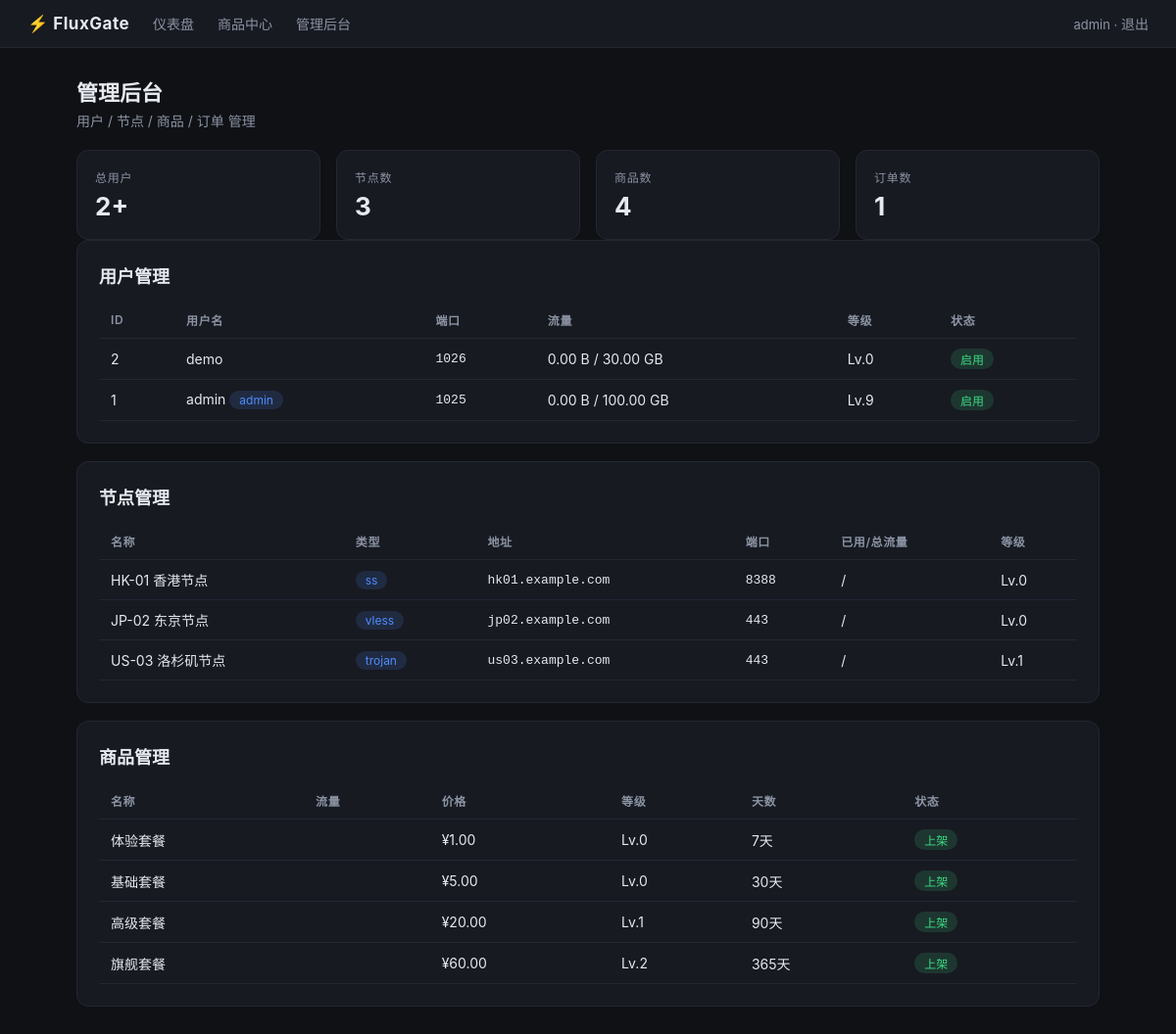
The page /admin (signed in) on the database its author committed.
### fluxgate/models.py (models this page shows, shortened)
class User(db.Model):
    __tablename__ = "users"
    MIN_PORT = 1025
    PORT_BLACK_SET = {6443, 8472}
    id = db.Column(db.Integer, primary_key=True)
    username = db.Column(db.String(64), unique=True, nullable=False)
    password_hash = db.Column(db.String(256), nullable=False)
    email = db.Column(db.String(128), default="")
    balance = db.Column(db.Float, default=0.0)
    level = db.Column(db.Integer, default=0)
    level_expire_time = db.Column(db.DateTime, default=datetime.utcnow)
    invitecode_num = db.Column(db.Integer, default=5)
    inviter_id = db.Column(db.Integer, default=0)
    ss_port = db.Column(db.Integer, unique=True, default=MIN_PORT)
    ss_password = db.Column(db.String(32), default=_short_rand, unique=True)
    vmess_uuid = db.Column(db.String(64), default="")
    upload_traffic = db.Column(db.BigInteger, default=0)
    download_traffic = db.Column(db.BigInteger, default=0)
    total_traffic = db.Column(db.BigInteger, default=GB * 10)
    last_use_time = db.Column(db.DateTime, nullable=True)
    enable = db.Column(db.Boolean, default=True)
    is_admin = db.Column(db.Boolean, default=False)
    created_at = db.Column(db.DateTime, default=datetime.utcnow)
    @property
    def used_traffic(self):
        return (self.upload_traffic or 0) + (self.download_traffic or 0)
    @property
    def human_total_traffic(self):
        return traffic_format(self.total_traffic)
    @property
    def human_used_traffic(self):
        return traffic_format(self.used_traffic)

class Goods(db.Model):
    __tablename__ = "goods"
    STATUS_ON = 1
    STATUS_OFF = -1
    id = db.Column(db.Integer, primary_key=True)
    name = db.Column(db.String(128), default="待编辑")
    content = db.Column(db.String(256), default="待编辑")
    transfer = db.Column(db.BigInteger, default=GB)  # added traffic (bytes)
    money = db.Column(db.Float, default=0.0)
    level = db.Column(db.Integer, default=0)
    days = db.Column(db.Integer, default=1)
    status = db.Column(db.Integer, default=STATUS_ON)
    order = db.Column(db.Integer, default=1)
    user_purchase_count = db.Column(db.Integer, default=0)

### fluxgate/proxy.py (models this page shows, shortened)
class ProxyNode(db.Model):
    __tablename__ = "proxy_nodes"
    NODE_TYPE_SS = "ss"
    NODE_TYPE_VLESS = "vless"
    NODE_TYPE_TROJAN = "trojan"
    id = db.Column(db.Integer, primary_key=True)
    name = db.Column(db.String(64), default="")
    server = db.Column(db.String(256), default="")  # comma-separated addresses
    enable = db.Column(db.Boolean, default=True)
    node_type = db.Column(db.String(32), default=NODE_TYPE_SS)
    info = db.Column(db.String(1024), default="")
    level = db.Column(db.Integer, default=0)
    country = db.Column(db.String(5), default="CN")
    used_traffic = db.Column(db.BigInteger, default=0)
    total_traffic = db.Column(db.BigInteger, default=GB)
    enlarge_scale = db.Column(db.Float, default=1.0)
    sequence = db.Column(db.Integer, default=0)
    ss_method = db.Column(db.String(32), default="aes-256-gcm")
    ss_port = db.Column(db.Integer, default=8388)
    uuid = db.Column(db.String(64), default="")
    trojan_password = db.Column(db.String(64), default="")

### fluxgate/web.py (the view)
@bp.route("/admin")
def admin():
    user = _current_user()
    if not user or not user.is_admin:
        return redirect(url_for("web.login"))
    users = User.query.order_by(User.id.desc()).limit(50).all()
    nodes = ProxyNode.query.order_by(ProxyNode.sequence).all()
    goods = Goods.query.order_by(Goods.order).all()
    orders = UserOrder.query.order_by(UserOrder.id.desc()).limit(20).all()
    return render_template("admin.html", user=user, users=users, nodes=nodes, goods=goods, orders=orders)

### fluxgate/models.py (called while the page is built)
def traffic_format(n):
    n = float(n)
    for unit in ("B", "KB", "MB", "GB", "TB"):
        if n < 1024:
            return f"{n:.2f} {unit}"
        n /= 1024
    return f"{n:.2f} PB"

### fluxgate/web.py (called while the page is built)
def _current_user():
    uid = session.get("user_id")
    if uid:
        return User.query.get(uid)
    return None

### fluxgate/templates/admin.html
{% extends 'base.html' %}
{% block content %}
<h1>管理后台</h1>
<p class="sub">用户 / 节点 / 商品 / 订单 管理</p>
<div class="grid">
  <div class="stat"><div class="label">总用户</div><div class="value">{{ users|length }}+</div></div>
  <div class="stat"><div class="label">节点数</div><div class="value">{{ nodes|length }}</div></div>
  <div class="stat"><div class="label">商品数</div><div class="value">{{ goods|length }}</div></div>
  <div class="stat"><div class="label">订单数</div><div class="value">{{ orders|length }}</div></div>
</div>
<div class="card">
  <h2>用户管理</h2>
  <table>
    <tr><th>ID</th><th>用户名</th><th>端口</th><th>流量</th><th>等级</th><th>状态</th></tr>
    {% for u in users %}
    <tr>
      <td>{{ u.id }}</td>
      <td>{{ u.username }}{% if u.is_admin %} <span class="badge">admin</span>{% endif %}</td>
      <td class="mono">{{ u.ss_port }}</td>
      <td>{{ u.human_used_traffic }} / {{ u.human_total_traffic }}</td>
      <td>Lv.{{ u.level }}</td>
      <td>{% if u.enable %}<span class="badge green">启用</span>{% else %}<span class="badge red">禁用</span>{% endif %}</td>
    </tr>
    {% endfor %}
  </table>
</div>
<div class="card">
  <h2>节点管理</h2>
  <table>
    <tr><th>名称</th><th>类型</th><th>地址</th><th>端口</th><th>已用/总流量</th><th>等级</th></tr>
    {% for n in nodes %}
    <tr>
      <td>{{ n.name }}</td>
      <td><span class="badge">{{ n.node_type }}</span></td>
      <td class="mono">{{ n.server }}</td>
      <td class="mono">{{ n.ss_port }}</td>
      <td>{{ n.human_used }} / {{ n.human_total }}</td>
      <td>Lv.{{ n.level }}</td>
    </tr>
    {% endfor %}
  </table>
</div>
<div class="card">
  <h2>商品管理</h2>
  <table>
    <tr><th>名称</th><th>流量</th><th>价格</th><th>等级</th><th>天数</th><th>状态</th></tr>
    {% for g in goods %}
    <tr>
      <td>{{ g.name }}</td>
      <td>{{ g.human_transfer }}</td>
      <td>¥{{ '%.2f'|format(g.money) }}</td>
      <td>Lv.{{ g.level }}</td>
      <td>{{ g.days }}天</td>
      <td>{% if g.status == 1 %}<span class="badge green">上架</span>{% else %}<span class="badge red">下架</span>{% endif %}</td>
    </tr>
    {% endfor %}
  </table>
</div>
{% endblock %}

### fluxgate/templates/base.html (shortened to what this page needs)
<!DOCTYPE html>
<html lang="zh">
<head>
</head>
<body>
<nav class="nav">
  <div class="brand">⚡ {{ config.TITLE }}</div>
  {% if session.get('user_id') %}
  <a href="{{ url_for('web.dashboard') }}">仪表盘</a>
  <a href="{{ url_for('web.shop') }}">商品中心</a>
  {% if user and user.is_admin %}<a href="{{ url_for('web.admin') }}">管理后台</a>{% endif %}
  <div class="user-chip">{{ user.username if user else '' }} · <a href="{{ url_for('web.logout') }}">退出</a></div>
  {% endif %}
</nav>
<div class="container">
  {% block content %}{% endblock %}
</div>
</body>
</html>

### fluxgate/templates/base.html (style rules this page uses)
:root { --bg:#0f1115; --card:#171a21; --border:#232733; --text:#e6e9ef; --muted:#8b93a3; --accent:#4f8cff; --green:#3ddc84; --red:#ff5c5c; }
* { margin:0; padding:0; box-sizing:border-box; }
body { background:var(--bg); color:var(--text); font-family:-apple-system,'Segoe UI',Roboto,sans-serif; min-height:100vh; }
a { color:var(--accent); text-decoration:none; }
.nav { display:flex; align-items:center; gap:24px; padding:14px 28px; background:var(--card); border-bottom:1px solid var(--border); }
.nav .brand { font-weight:700; font-size:17px; letter-spacing:.5px; }
.nav a { color:var(--muted); font-size:14px; }
.nav .user-chip { font-size:13px; color:var(--muted); }
.container { max-width:1100px; margin:0 auto; padding:28px; }
.card { background:var(--card); border:1px solid var(--border); border-radius:12px; padding:22px; margin-bottom:18px; }
.grid { display:grid; grid-template-columns:repeat(auto-fit,minmax(220px,1fr)); gap:16px; }
.stat { background:var(--card); border:1px solid var(--border); border-radius:12px; padding:18px; }
.stat .label { color:var(--muted); font-size:12px; text-transform:uppercase; letter-spacing:.8px; }
.stat .value { font-size:26px; font-weight:700; margin-top:6px; }
table { width:100%; border-collapse:collapse; font-size:14px; }
th,td { text-align:left; padding:10px 12px; border-bottom:1px solid var(--border); }
th { color:var(--muted); font-weight:600; font-size:12px; text-transform:uppercase; letter-spacing:.6px; }
.mono { font-family:'Cascadia Code',Consolas,monospace; font-size:13px; }
.badge { display:inline-block; padding:2px 10px; border-radius:20px; font-size:12px; background:rgba(79,140,255,.15); color:var(--accent); }
.badge.green { background:rgba(61,220,132,.15); color:var(--green); }
h1 { font-size:22px; margin-bottom:4px; }
h2 { font-size:18px; margin-bottom:14px; }
.sub { color:var(--muted); font-size:14px; margin-bottom:20px; }

### rows shown on the page
User: username "admin", id "1", is_admin "admin", ss_port "1025", human_used_traffic "0.00 B", human_total_traffic "100.00 GB", level "9", enable "启用"
User: id "2", username "demo", ss_port "1026", human_used_traffic "0.00 B", human_total_traffic "30.00 GB", level "0", enable "启用"
ProxyNode: name "HK-01 香港节点", node_type "ss", server "hk01.example.com", ss_port "8388", level "0"
ProxyNode: name "JP-02 东京节点", node_type "vless", server "jp02.example.com", ss_port "443", level "0"
ProxyNode: name "US-03 洛杉矶节点", node_type "trojan", server "us03.example.com", ss_port "443", level "1"
Goods: name "体验套餐", money "1.00", level "0", days "7", status "上架"
Goods: name "基础套餐", money "5.00", level "0", days "30", status "上架"
Goods: name "高级套餐", money "20.00", level "1", days "90", status "上架"
Goods: name "旗舰套餐", money "60.00", level "2", days "365", status "上架"

### other values the page prints
{{ config.TITLE }} "FluxGate"
{{ users|length }} "2"
{{ nodes|length }} "3"
{{ goods|length }} "4"
{{ orders|length }} "1"
